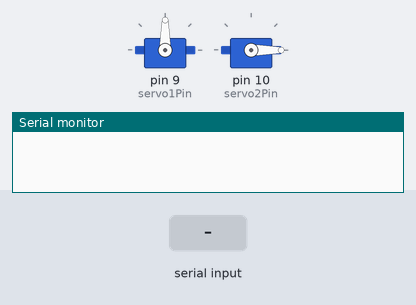
Simulated run of this sketch. Board: Arduino Uno, built with avr-gcc and run on an emulated ATmega328P. Parts: 2 × servo, the last lines printed to the serial monitor. The inputs (shaded band) are chosen by the test bench.

Above: at 1.2 s.
1.3 s: "90 45\n" received over Serial
At 2.1 s:
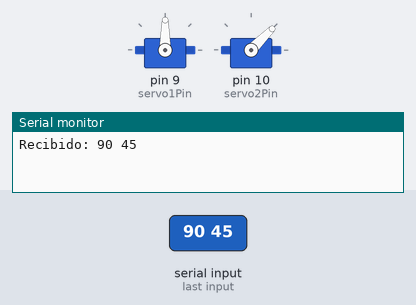
2.9 s: "30 150\n" received over Serial
At 3.4 s:
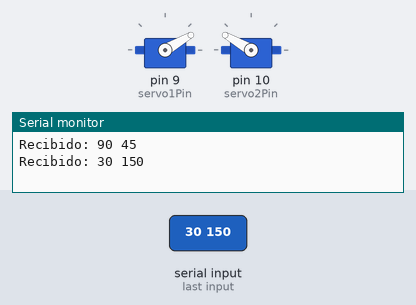
4.4 s: "1 90\n" received over Serial
At 5.8 s:
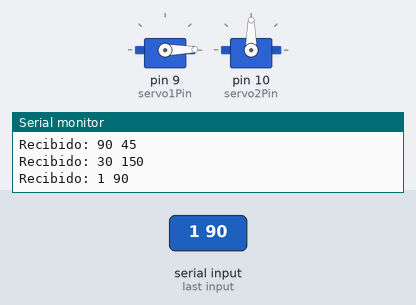
Timing chart, 0 to 7.4 s (numbered marks = the images above; inputs shaded):
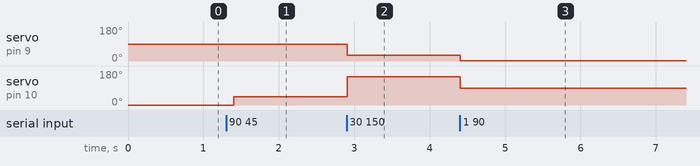

The sketch:

servomotorserial.ino
```cpp
#include <Servo.h>

Servo servo1; // Servo 1
Servo servo2; // Servo 2

int servo1Pin = 9;  // Pin al que está conectado el servo 1
int servo2Pin = 10; // Pin al que está conectado el servo 2

int angleServo1 = 90; // Ángulo inicial del servo 1
int angleServo2 = 0;  // Ángulo inicial del servo 2

void setup() {
  servo1.attach(servo1Pin); // Conectar el servo 1 al pin especificado
  servo2.attach(servo2Pin); // Conectar el servo 2 al pin especificado
  servo1.write(angleServo1); // Inicializar servo 1 en 90 grados
  servo2.write(angleServo2); // Inicializar servo 2 en 0 grados

  Serial.begin(9600); // Inicializar la comunicación serial a 9600 bps
  Serial.setTimeout(100); // Configurar el tiempo de espera para la lectura serial
}

void loop() {
  if (Serial.available() > 0) { // Verificar si hay datos disponibles en el puerto serial
    // Leer los datos desde el puerto serial
    String data = Serial.readStringUntil('\n'); // Leer una línea completa hasta el salto de línea

    // Separar los valores
    int spaceIndex = data.indexOf(' ');
    if (spaceIndex != -1) {
      String val1Str = data.substring(0, spaceIndex);
      String val2Str = data.substring(spaceIndex + 1);

      // Convertir los valores a enteros
      angleServo1 = val1Str.toInt();
      angleServo2 = val2Str.toInt();

      // Mostrar los valores recibidos para depuración
      Serial.print("Recibido: ");
      Serial.print(angleServo1);
      Serial.print(" ");
      Serial.println(angleServo2);

      // Asegurarse de que los ángulos estén dentro del rango válido (0-180)
      angleServo1 = constrain(angleServo1, 0, 180);
      angleServo2 = constrain(angleServo2, 0, 180);

      // Actualizar los ángulos de los servos
      servo1.write(angleServo1);
      servo2.write(angleServo2);
    } else {
      // Mensaje de error si no se pudo separar correctamente
      Serial.println("Error: Datos recibidos no válidos");
    }
  }

  // Pequeña demora para evitar lecturas seriales rápidas
  delay(100);
}
```

Measured:
- after the input at 1.3 s, servo on pin 10 (servo2Pin): 0° → 45° after 0.10 s
- after the input at 2.9 s, servo on pin 9 (servo1Pin): 90° → 30° at once; servo on pin 10 (servo2Pin): 45° → 150° at once
- after the input at 4.4 s, servo on pin 9 (servo1Pin): 30° → 1° at once; servo on pin 10 (servo2Pin): 150° → 90° at once
